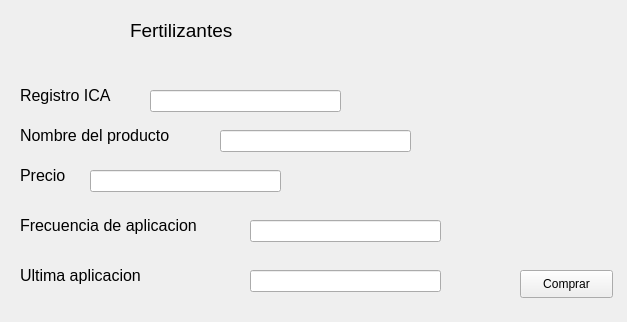
<?xml version="1.0" encoding="UTF-8"?>
<ui version="4.0">
 <class>Form</class>
 <widget class="QWidget" name="Form">
  <property name="geometry">
   <rect>
    <x>0</x>
    <y>0</y>
    <width>627</width>
    <height>322</height>
   </rect>
  </property>
  <property name="windowTitle">
   <string>Form</string>
  </property>
  <widget class="QLabel" name="label">
   <property name="geometry">
    <rect>
     <x>130</x>
     <y>20</y>
     <width>181</width>
     <height>21</height>
    </rect>
   </property>
   <property name="font">
    <font>
     <pointsize>14</pointsize>
    </font>
   </property>
   <property name="text">
    <string>Fertilizantes</string>
   </property>
  </widget>
  <widget class="QLabel" name="label_2">
   <property name="geometry">
    <rect>
     <x>20</x>
     <y>80</y>
     <width>121</width>
     <height>31</height>
    </rect>
   </property>
   <property name="font">
    <font>
     <pointsize>12</pointsize>
    </font>
   </property>
   <property name="text">
    <string>Registro ICA</string>
   </property>
  </widget>
  <widget class="QLabel" name="label_3">
   <property name="geometry">
    <rect>
     <x>20</x>
     <y>120</y>
     <width>191</width>
     <height>31</height>
    </rect>
   </property>
   <property name="font">
    <font>
     <pointsize>12</pointsize>
    </font>
   </property>
   <property name="text">
    <string>Nombre del producto</string>
   </property>
  </widget>
  <widget class="QLabel" name="label_4">
   <property name="geometry">
    <rect>
     <x>20</x>
     <y>160</y>
     <width>191</width>
     <height>31</height>
    </rect>
   </property>
   <property name="font">
    <font>
     <pointsize>12</pointsize>
    </font>
   </property>
   <property name="text">
    <string>Precio</string>
   </property>
  </widget>
  <widget class="QLabel" name="label_5">
   <property name="geometry">
    <rect>
     <x>20</x>
     <y>210</y>
     <width>221</width>
     <height>31</height>
    </rect>
   </property>
   <property name="font">
    <font>
     <pointsize>12</pointsize>
    </font>
   </property>
   <property name="text">
    <string>Frecuencia de aplicacion</string>
   </property>
  </widget>
  <widget class="QLineEdit" name="ICAGetter">
   <property name="geometry">
    <rect>
     <x>150</x>
     <y>90</y>
     <width>191</width>
     <height>22</height>
    </rect>
   </property>
  </widget>
  <widget class="QLineEdit" name="productNameGetter">
   <property name="geometry">
    <rect>
     <x>220</x>
     <y>130</y>
     <width>191</width>
     <height>22</height>
    </rect>
   </property>
  </widget>
  <widget class="QLineEdit" name="priceGetter">
   <property name="geometry">
    <rect>
     <x>90</x>
     <y>170</y>
     <width>191</width>
     <height>22</height>
    </rect>
   </property>
  </widget>
  <widget class="QLineEdit" name="frequencyApplicationGetter">
   <property name="geometry">
    <rect>
     <x>250</x>
     <y>220</y>
     <width>191</width>
     <height>22</height>
    </rect>
   </property>
  </widget>
  <widget class="QLineEdit" name="lastApplicationGetter">
   <property name="geometry">
    <rect>
     <x>250</x>
     <y>270</y>
     <width>191</width>
     <height>22</height>
    </rect>
   </property>
   <property name="text">
    <string/>
   </property>
  </widget>
  <widget class="QLabel" name="label_6">
   <property name="geometry">
    <rect>
     <x>20</x>
     <y>260</y>
     <width>221</width>
     <height>31</height>
    </rect>
   </property>
   <property name="font">
    <font>
     <pointsize>12</pointsize>
    </font>
   </property>
   <property name="text">
    <string>Ultima aplicacion</string>
   </property>
  </widget>
  <widget class="QPushButton" name="buyButton">
   <property name="geometry">
    <rect>
     <x>520</x>
     <y>270</y>
     <width>93</width>
     <height>28</height>
    </rect>
   </property>
   <property name="text">
    <string>Comprar</string>
   </property>
  </widget>
 </widget>
 <resources/>
 <connections/>
</ui>
